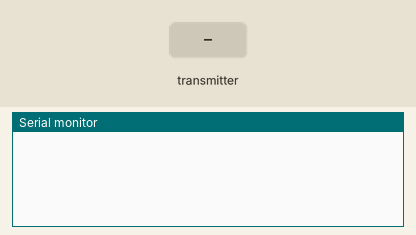
A sketch run on a simulated Arduino Uno, built with avr-gcc and run on an emulated ATmega328P. Shown: the last lines printed to the serial monitor. The inputs (shaded band) are chosen by the test bench. No radio packets arrive unless stated.

Above: at 1.2 s.
1.3 s: the transmitter starts sending gotByte = 0
At 1.42 s:
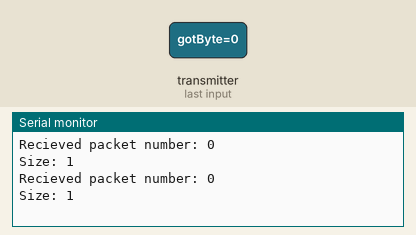
2.8 s: the transmitter starts sending gotByte = 64
At 3.23 s:
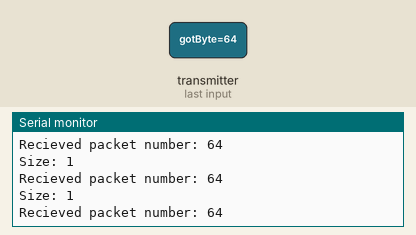

The sketch:

sily_esp.ino
```cpp
#include <SPI.h>
#include <nRF24L01.h>
#include <RF24.h>
#include <printf.h>

const int pinCE = 2;
const int pinCSN = 15;
byte gotByte = 0;

RF24 wirelessSPI(pinCE, pinCSN);
const uint64_t pAddress = 0xB00B1E5000LL;

void setup()
{
  Serial.begin(115200);
  wirelessSPI.begin();
  wirelessSPI.setAutoAck(1);
  wirelessSPI.enableAckPayload();
  wirelessSPI.setRetries(5, 15);
  wirelessSPI.openReadingPipe(1, pAddress);
  wirelessSPI.startListening();
  wirelessSPI.printDetails();
}

void loop()
{
  while (wirelessSPI.available()) {
    wirelessSPI.read( &gotByte, sizeof(gotByte) );
    Serial.print("Recieved packet number: ");
    Serial.println(gotByte);
    Serial.print("Size: ");
    Serial.println(sizeof(gotByte));

    wirelessSPI.printDetails();
  }

  delay(100);
}
```

Measured:
- after the input at 1.3 s, the serial monitor: prints a new line at once (image 1)
- after the input at 2.8 s, the serial monitor: prints a new line at once (image 2)
